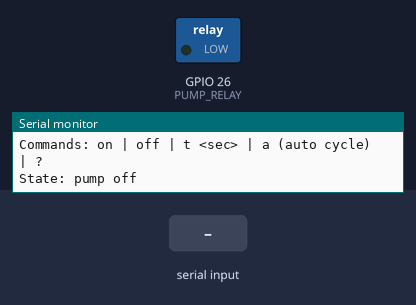
The sketch below on a simulated ESP32. Parts: switched loads named in the sketch (green lamp = pin HIGH), the last lines printed to the serial monitor. The inputs (shaded band) are chosen by the test bench.

Above: at 1.7 s.
1.8 s: "t 5\n" received over Serial
At 2.1 s:
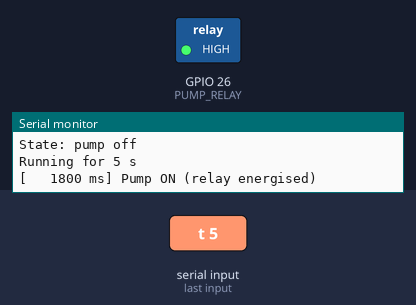
3.3 s: "off\n" received over Serial
At 4.5 s:
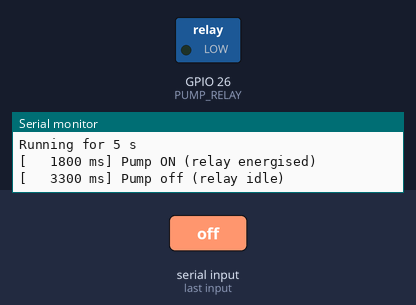
4.8 s: "on\n" received over Serial
At 5.6 s:
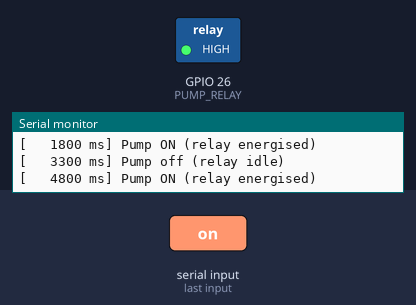
Timing chart, 0 to 7.8 s (numbered marks = the images above; inputs shaded):
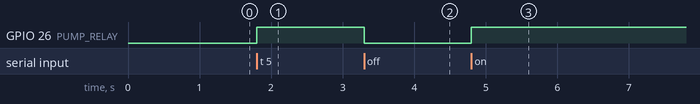

Measured:
- after the input at 1.8 s, GPIO 26 (PUMP_RELAY): LOW → HIGH at once
- after the input at 3.3 s, GPIO 26 (PUMP_RELAY): HIGH → LOW at once
- after the input at 4.8 s, GPIO 26 (PUMP_RELAY): LOW → HIGH at once

The sketch:

single_pump_test.ino
```cpp
/*
 * Single pump test on relay 1 — no WiFi, no Blynk.
 *
 * Wiring (relay in SERIES with the pump, one supply wire through the relay):
 *   Pump supply +  -> Relay 1 COM
 *   Relay 1 NO     -> Pump +        (or NC, see PUMP_ON_NC)
 *   Pump -         -> Pump supply -
 * Never put the relay contacts across the pump's own + and - wires.
 *
 * Serial Monitor (115200 baud, line ending "Newline"):
 *   on        pump on (stops by itself after MAX_RUN_MS)
 *   off       pump off
 *   t <sec>   run for <sec> seconds, e.g. "t 5"
 *   a         auto cycle: on ON_MS, off OFF_MS, repeat ("off" stops it)
 *   ?         help and state
 */

/******************** RELAY 1 PIN ********************/
#if CONFIG_IDF_TARGET_ESP32S3
#define PUMP_RELAY 15
#else
#define PUMP_RELAY 26
#endif

// 1 = relay energises on HIGH, 0 = on LOW
#define RELAY_ACTIVE_HIGH 1

// 0 = pump on the NO contact: relay energised -> pump runs (recommended,
//     the pump stays off while the board boots, resets or loses power)
// 1 = pump on the NC contact: relay energised -> pump stops, so the pump
//     RUNS whenever the relay is idle, including at boot and on power loss
#define PUMP_ON_NC 0

/******************** TIMING ********************/
#define MAX_RUN_MS  60000   // safety limit for "on" / "t"
#define ON_MS        3000   // auto cycle
#define OFF_MS       5000

/******************** STATE ********************/
bool pumpOn = false;
bool autoMode = false;
unsigned long phaseStart = 0;
unsigned long runLimit = 0;   // ms the current run may last
String line;

void setPump(bool on) {
  pumpOn = on;
  bool energise = PUMP_ON_NC ? !on : on;
  bool level = RELAY_ACTIVE_HIGH ? energise : !energise;
  digitalWrite(PUMP_RELAY, level ? HIGH : LOW);
  phaseStart = millis();
  Serial.printf("[%7lu ms] Pump %s (relay %s)\n", millis(),
                on ? "ON" : "off", energise ? "energised" : "idle");
}

void printHelp() {
  Serial.printf("Relay 1 = GPIO%d, pump on %s contact\n",
                PUMP_RELAY, PUMP_ON_NC ? "NC" : "NO");
  Serial.println("Commands: on | off | t <sec> | a (auto cycle) | ?");
  Serial.printf("State: pump %s%s\n", pumpOn ? "ON" : "off",
                autoMode ? " (auto cycle)" : "");
}

void handleLine(String cmd) {
  cmd.trim();
  cmd.toLowerCase();
  if (cmd.length() == 0) return;

  if (cmd == "on") {
    autoMode = false;
    runLimit = MAX_RUN_MS;
    setPump(true);
  } else if (cmd == "off") {
    autoMode = false;
    setPump(false);
  } else if (cmd.startsWith("t")) {
    long sec = cmd.substring(1).toInt();
    if (sec <= 0 || sec * 1000L > MAX_RUN_MS) {
      Serial.printf("Use t 1..%d\n", MAX_RUN_MS / 1000);
      return;
    }
    autoMode = false;
    runLimit = sec * 1000UL;
    Serial.printf("Running for %ld s\n", sec);
    setPump(true);
  } else if (cmd == "a") {
    autoMode = true;
    Serial.printf("Auto cycle: %d ms on, %d ms off\n", ON_MS, OFF_MS);
    setPump(true);
  } else if (cmd == "?") {
    printHelp();
  } else {
    Serial.printf("Unknown command \"%s\" - type ? for help\n", cmd.c_str());
  }
}

void setup() {
  // Drive the "pump off" level before enabling the output so nothing
  // runs during boot.
  bool offEnergise = PUMP_ON_NC ? true : false;
  bool offLevel = RELAY_ACTIVE_HIGH ? offEnergise : !offEnergise;
  digitalWrite(PUMP_RELAY, offLevel ? HIGH : LOW);
  pinMode(PUMP_RELAY, OUTPUT);

  Serial.begin(115200);
  delay(500);
  Serial.println("\n===== SINGLE PUMP TEST (relay 1) =====");
  printHelp();
}

void loop() {
  while (Serial.available()) {
    char c = Serial.read();
    if (c == '\n' || c == '\r') {
      handleLine(line);
      line = "";
    } else if (line.length() < 16) {
      line += c;
    }
  }

  unsigned long elapsed = millis() - phaseStart;
  if (autoMode) {
    if (pumpOn && elapsed >= ON_MS) setPump(false);
    else if (!pumpOn && elapsed >= OFF_MS) setPump(true);
  } else if (pumpOn && elapsed >= runLimit) {
    Serial.println("Run time reached");
    setPump(false);
  }
}
```
